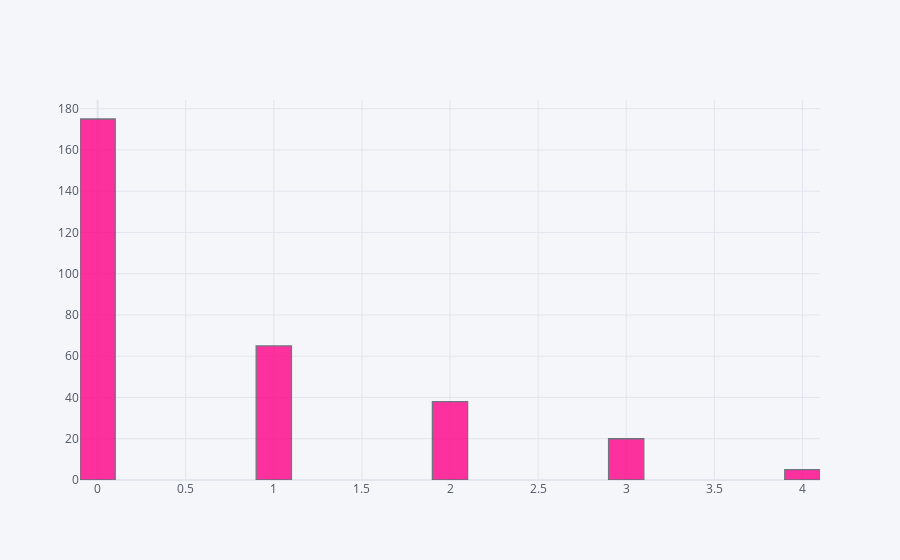

This figure's notebook cell:
### Markdown cell above
## Visualising number of major vessels (0-3) colored by flourosopy

### Code cell
df['ca'].iplot(kind='hist',bins=40,color='pink')

### Figure 1 — Plotly figure (JSON) as saved in the notebook; plotly's stock layout.template omitted (floating-point values rounded to 4 significant figures; data arrays with more than 128 entries replaced by an {"elided": "..."} marker saying what was removed)
{"data": [{"histfunc": "count", "histnorm": "", "marker": {"color": "rgba(255, 0, 136, 1.0)", "line": {"color": "#4D5663", "width": 1.3}}, "name": "ca", "nbinsx": 40, "opacity": 0.8, "orientation": "v", "type": "histogram", "x": {"elided": "303 int values"}}], "layout": {"barmode": "overlay", "legend": {"bgcolor": "#F5F6F9", "font": {"color": "#4D5663"}}, "paper_bgcolor": "#F5F6F9", "plot_bgcolor": "#F5F6F9", "title": {"font": {"color": "#4D5663"}}, "xaxis": {"gridcolor": "#E1E5ED", "showgrid": true, "tickfont": {"color": "#4D5663"}, "title": {"font": {"color": "#4D5663"}, "text": ""}, "zerolinecolor": "#E1E5ED"}, "yaxis": {"gridcolor": "#E1E5ED", "showgrid": true, "tickfont": {"color": "#4D5663"}, "title": {"font": {"color": "#4D5663"}, "text": ""}, "zerolinecolor": "#E1E5ED"}}}
